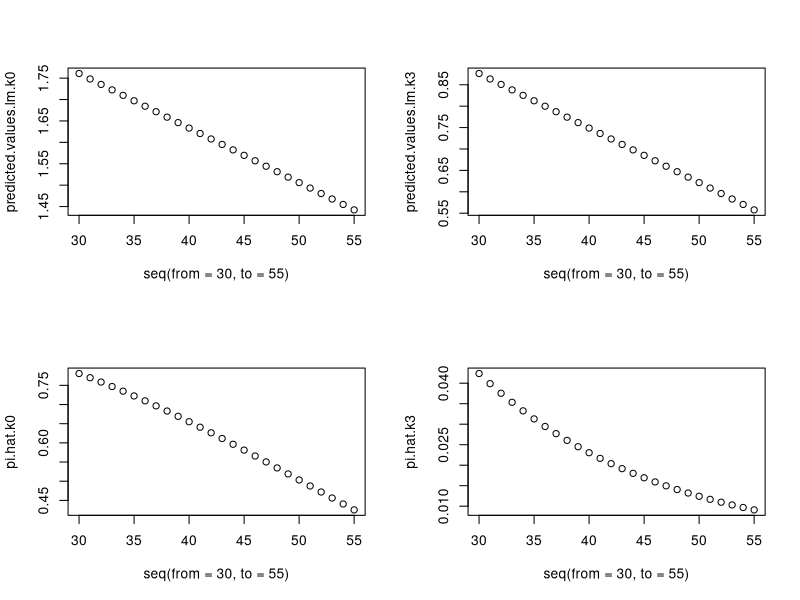

Source code (R):
## ---- chunk 1
library(knitr)
opts_chunk$set(tidy.opts=list(width.cutoff=60),tidy=TRUE)
## ---- chunk 2
rm(list = ls())
library(car)
require(dplyr)
library(Hmisc)

?Mroz
describe(Mroz)

# INSERT CODE HERE
## ---- chunk 3
mroz.lm <- lm(as.numeric(lfp) ~ k5 + k618 + age + wc + hc + lwg + inc, data = Mroz)
summary(mroz.lm)

#INSERT CODE BELOW
## ---- chunk 4
mroz.logm = glm(formula = lfp ~ k5 + k618 + age + wc + hc + lwg + inc, family = binomial(link = logit), data = Mroz)
summary(mroz.logm)
## ---- chunk 5
# Create the new df that will be used by the predict functions.
# You will use this df for both the predict.lm and predict.glm functions

newdf <- data.frame(k5 = 0, k618 = 0, age = seq(from = 30, to = 55),
                    wc = 'no', hc = 'no', lwg = 1.0971, inc = 20)
predicted.values.lm.k0 <- predict.lm(mroz.lm, newdata = newdf, se.fit = FALSE)
predicted.values.glm.k0 <- predict.glm(mroz.logm, newdata = newdf, se.fit = FALSE)
pi.hat.k0 = exp(predicted.values.glm.k0) / (1 + exp(predicted.values.glm.k0))

## Create two more predicted values charts (one for the clm and the other for the logit)
## but this time, set k5 to 3.

# INSERT YOUR CODE
newdf2 <- data.frame(k5 = 3, k618 = 0, age = seq(from = 30, to = 55),
                    wc = 'no', hc = 'no', lwg = 1.0971, inc = 20)
predicted.values.lm.k3 <- predict.lm(mroz.lm, newdata = newdf2, se.fit = FALSE)
predicted.values.glm.k3 <- predict.glm(mroz.logm, newdata = newdf2, se.fit = FALSE)
pi.hat.k3 = exp(predicted.values.glm.k3) / (1 + exp(predicted.values.glm.k3))

#Plots. Generate three more, one for each
par(mfrow = c(2,2))
plot(x = seq(from = 30, to = 55), predicted.values.lm.k0)
plot(x = seq(from = 30, to = 55), predicted.values.lm.k3)
plot(x = seq(from = 30, to = 55), pi.hat.k0)
plot(x = seq(from = 30, to = 55), pi.hat.k3)
# INSERT YOUR CODE
## ---- chunk 6
summary(mroz.logm)
Anova(mroz.logm, test = "LR")
